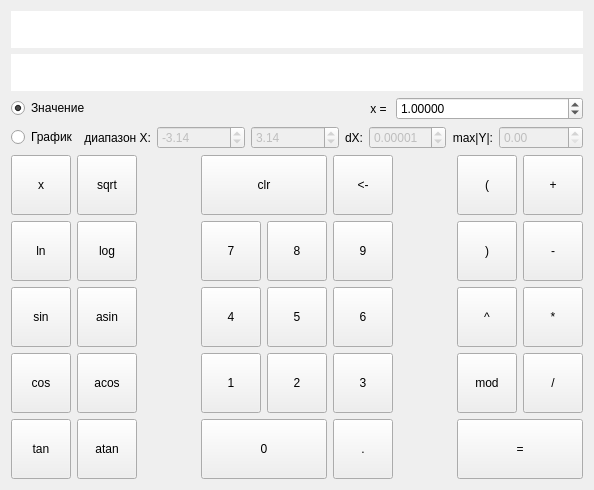
    <widget class="QWidget" name="tab">
     <attribute name="title">
      <string>SmartCalc v1.0</string>
     </attribute>
     <layout class="QGridLayout" name="gridLayout_2">
      <item row="2" column="0">
       <layout class="QHBoxLayout" name="horizontalLayout_3">
        <item>
         <widget class="QRadioButton" name="radioButton_2">
          <property name="enabled">
           <bool>true</bool>
          </property>
          <property name="text">
           <string>Значение</string>
          </property>
          <property name="checked">
           <bool>true</bool>
          </property>
          <attribute name="buttonGroup">
           <string notr="true">buttonGroup</string>
          </attribute>
         </widget>
        </item>
        <item>
         <widget class="QLabel" name="label">
          <property name="text">
           <string>x = </string>
          </property>
          <property name="alignment">
           <set>Qt::AlignRight|Qt::AlignTrailing|Qt::AlignVCenter</set>
          </property>
         </widget>
        </item>
        <item>
         <widget class="QDoubleSpinBox" name="doubleSpinBox">
          <property name="enabled">
           <bool>true</bool>
          </property>
          <property name="decimals">
           <number>5</number>
          </property>
          <property name="minimum">
           <double>-1000000.000000000000000</double>
          </property>
          <property name="maximum">
           <double>1000000.000000000000000</double>
          </property>
          <property name="singleStep">
           <double>0.500000000000000</double>
          </property>
          <property name="value">
           <double>1.000000000000000</double>
          </property>
         </widget>
        </item>
       </layout>
      </item>
      <item row="0" column="0">
       <widget class="QLineEdit" name="lineEdit">
        <property name="font">
         <font>
          <pointsize>20</pointsize>
         </font>
        </property>
        <property name="frame">
         <bool>false</bool>
        </property>
        <property name="alignment">
         <set>Qt::AlignRight|Qt::AlignTrailing|Qt::AlignVCenter</set>
        </property>
        <property name="readOnly">
         <bool>true</bool>
        </property>
       </widget>
      </item>
      <item row="4" column="0">
       <layout class="QGridLayout" name="gridLayout_3">
        <item row="1" column="0">
         <widget class="QPushButton" name="pushButton_ln">
          <property name="sizePolicy">
           <sizepolicy hsizetype="Fixed" vsizetype="Fixed">
            <horstretch>0</horstretch>
            <verstretch>0</verstretch>
           </sizepolicy>
          </property>
          <property name="minimumSize">
           <size>
            <width>60</width>
            <height>60</height>
           </size>
          </property>
          <property name="maximumSize">
           <size>
            <width>60</width>
            <height>60</height>
           </size>
          </property>
          <property name="text">
           <string>ln</string>
          </property>
         </widget>
        </item>
        <item row="3" column="1">
         <widget class="QPushButton" name="pushButton_acos">
          <property name="sizePolicy">
           <sizepolicy hsizetype="Fixed" vsizetype="Fixed">
            <horstretch>0</horstretch>
            <verstretch>0</verstretch>
           </sizepolicy>
          </property>
          <property name="minimumSize">
           <size>
            <width>60</width>
            <height>60</height>
           </size>
          </property>
          <property name="maximumSize">
           <size>
            <width>60</width>
            <height>60</height>
           </size>
          </property>
          <property name="text">
           <string>acos</string>
          </property>
         </widget>
        </item>
        <item row="0" column="7">
         <widget class="QPushButton" name="pushButton_open_bracket">
          <property name="sizePolicy">
           <sizepolicy hsizetype="Fixed" vsizetype="Fixed">
            <horstretch>0</horstretch>
            <verstretch>0</verstretch>
           </sizepolicy>
          </property>
          <property name="minimumSize">
           <size>
            <width>60</width>
            <height>60</height>
           </size>
          </property>
          <property name="maximumSize">
           <size>
            <width>60</width>
            <height>60</height>
           </size>
          </property>
          <property name="text">
           <string>(</string>
          </property>
         </widget>
        </item>
        <item row="0" column="0">
         <widget class="QPushButton" name="pushButton_x">
          <property name="sizePolicy">
           <sizepolicy hsizetype="Fixed" vsizetype="Fixed">
            <horstretch>0</horstretch>
            <verstretch>0</verstretch>
           </sizepolicy>
          </property>
          <property name="minimumSize">
           <size>
            <width>60</width>
            <height>60</height>
           </size>
          </property>
          <property name="maximumSize">
           <size>
            <width>60</width>
            <height>60</height>
           </size>
          </property>
          <property name="text">
           <string>x</string>
          </property>
         </widget>
        </item>
        <item row="3" column="8">
         <widget class="QPushButton" name="pushButton_div">
          <property name="sizePolicy">
           <sizepolicy hsizetype="Fixed" vsizetype="Fixed">
            <horstretch>0</horstretch>
            <verstretch>0</verstretch>
           </sizepolicy>
          </property>
          <property name="minimumSize">
           <size>
            <width>60</width>
            <height>60</height>
           </size>
          </property>
          <property name="maximumSize">
           <size>
            <width>60</width>
            <height>60</height>
           </size>
          </property>
          <property name="text">
           <string>/</string>
          </property>
         </widget>
        </item>
        <item row="0" column="5">
         <widget class="QPushButton" name="pushButton_back">
          <property name="sizePolicy">
           <sizepolicy hsizetype="Fixed" vsizetype="Fixed">
            <horstretch>0</horstretch>
            <verstretch>0</verstretch>
           </sizepolicy>
          </property>
          <property name="minimumSize">
           <size>
            <width>60</width>
            <height>60</height>
           </size>
          </property>
          <property name="maximumSize">
           <size>
            <width>60</width>
            <height>60</height>
           </size>
          </property>
          <property name="text">
           <string>&lt;-</string>
          </property>
         </widget>
        </item>
        <item row="2" column="1">
         <widget class="QPushButton" name="pushButton_asin">
          <property name="sizePolicy">
           <sizepolicy hsizetype="Fixed" vsizetype="Fixed">
            <horstretch>0</horstretch>
            <verstretch>0</verstretch>
           </sizepolicy>
          </property>
          <property name="minimumSize">
           <size>
            <width>60</width>
            <height>60</height>
           </size>
          </property>
          <property name="maximumSize">
           <size>
            <width>60</width>
            <height>60</height>
           </size>
          </property>
          <property name="text">
           <string>asin</string>
          </property>
         </widget>
        </item>
        <item row="3" column="4">
         <widget class="QPushButton" name="pushButton_num_2">
          <property name="sizePolicy">
           <sizepolicy hsizetype="Fixed" vsizetype="Fixed">
            <horstretch>0</horstretch>
            <verstretch>0</verstretch>
           </sizepolicy>
          </property>
          <property name="minimumSize">
           <size>
            <width>60</width>
            <height>60</height>
           </size>
          </property>
          <property name="maximumSize">
           <size>
            <width>60</width>
            <height>60</height>
           </size>
          </property>
          <property name="text">
           <string>2</string>
          </property>
         </widget>
        </item>
        <item row="3" column="7">
         <widget class="QPushButton" name="pushButton_mod">
          <property name="sizePolicy">
           <sizepolicy hsizetype="Fixed" vsizetype="Fixed">
            <horstretch>0</horstretch>
            <verstretch>0</verstretch>
           </sizepolicy>
          </property>
          <property name="minimumSize">
           <size>
            <width>60</width>
            <height>60</height>
           </size>
          </property>
          <property name="maximumSize">
           <size>
            <width>60</width>
            <height>60</height>
           </size>
          </property>
          <property name="text">
           <string>mod</string>
          </property>
         </widget>
        </item>
        <item row="1" column="6">
         <spacer name="horizontalSpacer">
          <property name="orientation">
           <enum>Qt::Horizontal</enum>
          </property>
          <property name="sizeHint" stdset="0">
           <size>
            <width>40</width>
            <height>20</height>
           </size>
          </property>
         </spacer>
        </item>
        <item row="2" column="4">
         <widget class="QPushButton" name="pushButton_num_5">
          <property name="sizePolicy">
           <sizepolicy hsizetype="Fixed" vsizetype="Fixed">
            <horstretch>0</horstretch>
            <verstretch>0</verstretch>
           </sizepolicy>
          </property>
          <property name="minimumSize">
           <size>
            <width>60</width>
            <height>60</height>
           </size>
          </property>
          <property name="maximumSize">
           <size>
            <width>60</width>
            <height>60</height>
           </size>
          </property>
          <property name="text">
           <string>5</string>
          </property>
         </widget>
        </item>
        <item row="2" column="0">
         <widget class="QPushButton" name="pushButton_sin">
          <property name="sizePolicy">
           <sizepolicy hsizetype="Fixed" vsizetype="Fixed">
            <horstretch>0</horstretch>
            <verstretch>0</verstretch>
           </sizepolicy>
          </property>
          <property name="minimumSize">
           <size>
            <width>60</width>
            <height>60</height>
           </size>
          </property>
          <property name="maximumSize">
           <size>
            <width>60</width>
            <height>60</height>
           </size>
          </property>
          <property name="text">
           <string>sin</string>
          </property>
         </widget>
        </item>
        <item row="4" column="3" colspan="2">
         <widget class="QPushButton" name="pushButton_num_0">
          <property name="maximumSize">
           <size>
            <width>16777215</width>
            <height>60</height>
           </size>
          </property>
          <property name="text">
           <string>0</string>
          </property>
         </widget>
        </item>
        <item row="3" column="5">
         <widget class="QPushButton" name="pushButton_num_3">
          <property name="sizePolicy">
           <sizepolicy hsizetype="Fixed" vsizetype="Fixed">
            <horstretch>0</horstretch>
            <verstretch>0</verstretch>
           </sizepolicy>
          </property>
          <property name="minimumSize">
           <size>
            <width>60</width>
            <height>60</height>
           </size>
          </property>
          <property name="maximumSize">
           <size>
            <width>60</width>
            <height>60</height>
           </size>
          </property>
          <property name="text">
           <string>3</string>
          </property>
         </widget>
        </item>
        <item row="4" column="7" colspan="2">
         <widget class="QPushButton" name="pushButton_answer">
          <property name="maximumSize">
           <size>
            <width>16777215</width>
            <height>60</height>
           </size>
          </property>
          <property name="text">
           <string>=</string>
          </property>
         </widget>
        </item>
        <item row="1" column="1">
         <widget class="QPushButton" name="pushButton_log">
          <property name="sizePolicy">
           <sizepolicy hsizetype="Fixed" vsizetype="Fixed">
            <horstretch>0</horstretch>
            <verstretch>0</verstretch>
           </sizepolicy>
          </property>
          <property name="minimumSize">
           <size>
            <width>60</width>
            <height>60</height>
           </size>
          </property>
          <property name="maximumSize">
           <size>
            <width>60</width>
            <height>60</height>
           </size>
          </property>
          <property name="text">
           <string>log</string>
          </property>
         </widget>
        </item>
        <item row="4" column="5">
         <widget class="QPushButton" name="pushButton_dot">
          <property name="sizePolicy">
           <sizepolicy hsizetype="Fixed" vsizetype="Fixed">
            <horstretch>0</horstretch>
            <verstretch>0</verstretch>
           </sizepolicy>
          </property>
          <property name="minimumSize">
           <size>
            <width>60</width>
            <height>60</height>
           </size>
          </property>
          <property name="maximumSize">
           <size>
            <width>60</width>
            <height>60</height>
           </size>
          </property>
          <property name="text">
           <string>.</string>
          </property>
         </widget>
        </item>
        <item row="4" column="1">
         <widget class="QPushButton" name="pushButton_atan">
          <property name="sizePolicy">
           <sizepolicy hsizetype="Fixed" vsizetype="Fixed">
            <horstretch>0</horstretch>
            <verstretch>0</verstretch>
           </sizepolicy>
          </property>
          <property name="minimumSize">
           <size>
            <width>60</width>
            <height>60</height>
           </size>
          </property>
          <property name="maximumSize">
           <size>
            <width>60</width>
            <height>60</height>
           </size>
          </property>
          <property name="text">
           <string>atan</string>
          </property>
         </widget>
        </item>
        <item row="2" column="3">
         <widget class="QPushButton" name="pushButton_num_4">
          <property name="sizePolicy">
           <sizepolicy hsizetype="Fixed" vsizetype="Fixed">
            <horstretch>0</horstretch>
            <verstretch>0</verstretch>
           </sizepolicy>
          </property>
          <property name="minimumSize">
           <size>
            <width>60</width>
            <height>60</height>
           </size>
          </property>
          <property name="maximumSize">
           <size>
            <width>60</width>
            <height>60</height>
           </size>
          </property>
          <property name="text">
           <string>4</string>
          </property>
         </widget>
        </item>
        <item row="0" column="2">
         <spacer name="horizontalSpacer_2">
          <property name="orientation">
           <enum>Qt::Horizontal</enum>
          </property>
          <property name="sizeHint" stdset="0">
           <size>
            <width>40</width>
            <height>20</height>
           </size>
          </property>
         </spacer>
        </item>
        <item row="1" column="4">
         <widget class="QPushButton" name="pushButton_num_8">
          <property name="sizePolicy">
           <sizepolicy hsizetype="Fixed" vsizetype="Fixed">
            <horstretch>0</horstretch>
            <verstretch>0</verstretch>
           </sizepolicy>
          </property>
          <property name="minimumSize">
           <size>
            <width>60</width>
            <height>60</height>
           </size>
          </property>
          <property name="maximumSize">
           <size>
            <width>60</width>
            <height>60</height>
           </size>
          </property>
          <property name="text">
           <string>8</string>
          </property>
         </widget>
        </item>
        <item row="1" column="8">
         <widget class="QPushButton" name="pushButton_sub">
          <property name="sizePolicy">
           <sizepolicy hsizetype="Fixed" vsizetype="Fixed">
            <horstretch>0</horstretch>
            <verstretch>0</verstretch>
           </sizepolicy>
          </property>
          <property name="minimumSize">
           <size>
            <width>60</width>
            <height>60</height>
           </size>
          </property>
          <property name="maximumSize">
           <size>
            <width>60</width>
            <height>60</height>
           </size>
          </property>
          <property name="text">
           <string>-</string>
          </property>
         </widget>
        </item>
        <item row="2" column="8">
         <widget class="QPushButton" name="pushButton_mul">
          <property name="sizePolicy">
           <sizepolicy hsizetype="Fixed" vsizetype="Fixed">
            <horstretch>0</horstretch>
            <verstretch>0</verstretch>
           </sizepolicy>
          </property>
          <property name="minimumSize">
           <size>
            <width>60</width>
            <height>60</height>
           </size>
          </property>
          <property name="maximumSize">
           <size>
            <width>60</width>
            <height>60</height>
           </size>
          </property>
          <property name="text">
           <string>*</string>
          </property>
         </widget>
        </item>
        <item row="1" column="7">
         <widget class="QPushButton" name="pushButton_close_bracket">
          <property name="sizePolicy">
           <sizepolicy hsizetype="Fixed" vsizetype="Fixed">
            <horstretch>0</horstretch>
            <verstretch>0</verstretch>
           </sizepolicy>
          </property>
          <property name="minimumSize">
           <size>
            <width>60</width>
            <height>60</height>
           </size>
          </property>
          <property name="maximumSize">
           <size>
            <width>60</width>
            <height>60</height>
           </size>
          </property>
          <property name="text">
           <string>)</string>
          </property>
         </widget>
        </item>
        <item row="1" column="5">
         <widget class="QPushButton" name="pushButton_num_9">
          <property name="sizePolicy">
           <sizepolicy hsizetype="Fixed" vsizetype="Fixed">
            <horstretch>0</horstretch>
            <verstretch>0</verstretch>
           </sizepolicy>
          </property>
          <property name="minimumSize">
           <size>
            <width>60</width>
            <height>60</height>
           </size>
          </property>
          <property name="maximumSize">
           <size>
            <width>60</width>
            <height>60</height>
           </size>
          </property>
          <property name="text">
           <string>9</string>
          </property>
         </widget>
        </item>
        <item row="0" column="1">
         <widget class="QPushButton" name="pushButton_sqrt">
          <property name="sizePolicy">
           <sizepolicy hsizetype="Fixed" vsizetype="Fixed">
            <horstretch>0</horstretch>
            <verstretch>0</verstretch>
           </sizepolicy>
          </property>
          <property name="minimumSize">
           <size>
            <width>60</width>
            <height>60</height>
           </size>
          </property>
          <property name="maximumSize">
           <size>
            <width>60</width>
            <height>60</height>
           </size>
          </property>
          <property name="text">
           <string>sqrt</string>
          </property>
         </widget>
        </item>
        <item row="0" column="3" colspan="2">
         <widget class="QPushButton" name="pushButton_clr">
          <property name="maximumSize">
           <size>
            <width>16777215</width>
            <height>60</height>
           </size>
          </property>
          <property name="text">
           <string>clr</string>
          </property>
         </widget>
        </item>
        <item row="0" column="8">
         <widget class="QPushButton" name="pushButton_sum">
          <property name="sizePolicy">
           <sizepolicy hsizetype="Fixed" vsizetype="Fixed">
            <horstretch>0</horstretch>
            <verstretch>0</verstretch>
           </sizepolicy>
          </property>
          <property name="minimumSize">
           <size>
            <width>60</width>
            <height>60</height>
           </size>
          </property>
          <property name="maximumSize">
           <size>
            <width>60</width>
            <height>60</height>
           </size>
          </property>
          <property name="text">
           <string>+</string>
          </property>
         </widget>
        </item>
        <item row="3" column="0">
         <widget class="QPushButton" name="pushButton_cos">
          <property name="sizePolicy">
           <sizepolicy hsizetype="Fixed" vsizetype="Fixed">
            <horstretch>0</horstretch>
            <verstretch>0</verstretch>
           </sizepolicy>
          </property>
          <property name="minimumSize">
           <size>
            <width>60</width>
            <height>60</height>
           </size>
          </property>
          <property name="maximumSize">
           <size>
            <width>60</width>
            <height>60</height>
           </size>
          </property>
          <property name="text">
           <string>cos</string>
          </property>
         </widget>
        </item>
        <item row="2" column="5">
         <widget class="QPushButton" name="pushButton_num_6">
          <property name="sizePolicy">
           <sizepolicy hsizetype="Fixed" vsizetype="Fixed">
            <horstretch>0</horstretch>
            <verstretch>0</verstretch>
           </sizepolicy>
          </property>
          <property name="minimumSize">
           <size>
            <width>60</width>
            <height>60</height>
           </size>
          </property>
          <property name="maximumSize">
           <size>
            <width>60</width>
            <height>60</height>
           </size>
          </property>
          <property name="text">
           <string>6</string>
          </property>
         </widget>
        </item>
        <item row="4" column="0">
         <widget class="QPushButton" name="pushButton_tan">
          <property name="sizePolicy">
           <sizepolicy hsizetype="Fixed" vsizetype="Fixed">
            <horstretch>0</horstretch>
            <verstretch>0</verstretch>
           </sizepolicy>
          </property>
          <property name="minimumSize">
           <size>
            <width>60</width>
            <height>60</height>
           </size>
          </property>
          <property name="maximumSize">
           <size>
            <width>60</width>
            <height>60</height>
           </size>
          </property>
          <property name="text">
           <string>tan</string>
          </property>
         </widget>
        </item>
        <item row="2" column="7">
         <widget class="QPushButton" name="pushButton_degree">
          <property name="sizePolicy">
           <sizepolicy hsizetype="Fixed" vsizetype="Fixed">
            <horstretch>0</horstretch>
            <verstretch>0</verstretch>
           </sizepolicy>
          </property>
          <property name="minimumSize">
           <size>
            <width>60</width>
            <height>60</height>
           </size>
          </property>
          <property name="maximumSize">
           <size>
            <width>60</width>
            <height>60</height>
           </size>
          </property>
          <property name="text">
           <string>^</string>
          </property>
         </widget>
        </item>
        <item row="3" column="3">
         <widget class="QPushButton" name="pushButton_num_1">
          <property name="sizePolicy">
           <sizepolicy hsizetype="Fixed" vsizetype="Fixed">
            <horstretch>0</horstretch>
            <verstretch>0</verstretch>
           </sizepolicy>
          </property>
          <property name="minimumSize">
           <size>
            <width>60</width>
            <height>60</height>
           </size>
          </property>
          <property name="maximumSize">
           <size>
            <width>60</width>
            <height>60</height>
           </size>
          </property>
          <property name="text">
           <string>1</string>
          </property>
         </widget>
        </item>
        <item row="1" column="3">
         <widget class="QPushButton" name="pushButton_num_7">
          <property name="sizePolicy">
           <sizepolicy hsizetype="Fixed" vsizetype="Fixed">
            <horstretch>0</horstretch>
            <verstretch>0</verstretch>
           </sizepolicy>
          </property>
          <property name="minimumSize">
           <size>
            <width>60</width>
            <height>60</height>
           </size>
          </property>
          <property name="maximumSize">
           <size>
            <width>60</width>
            <height>60</height>
           </size>
          </property>
          <property name="text">
           <string>7</string>
          </property>
         </widget>
        </item>
       </layout>
      </item>
      <item row="1" column="0">
       <widget class="QLineEdit" name="lineEdit_2">
        <property name="font">
         <font>
          <pointsize>20</pointsize>
         </font>
        </property>
        <property name="frame">
         <bool>false</bool>
        </property>
        <property name="alignment">
         <set>Qt::AlignRight|Qt::AlignTrailing|Qt::AlignVCenter</set>
        </property>
        <property name="readOnly">
         <bool>true</bool>
        </property>
       </widget>
      </item>
      <item row="3" column="0">
       <layout class="QHBoxLayout" name="horizontalLayout_4">
        <item>
         <widget class="QRadioButton" name="radioButton">
          <property name="enabled">
           <bool>true</bool>
          </property>
          <property name="text">
           <string>График</string>
          </property>
          <property name="checked">
           <bool>false</bool>
          </property>
          <attribute name="buttonGroup">
           <string notr="true">buttonGroup</string>
          </attribute>
         </widget>
        </item>
        <item>
         <widget class="QLabel" name="label_2">
          <property name="text">
           <string>диапазон Х:</string>
          </property>
          <property name="alignment">
           <set>Qt::AlignRight|Qt::AlignTrailing|Qt::AlignVCenter</set>
          </property>
         </widget>
        </item>
        <item>
         <widget class="QDoubleSpinBox" name="doubleSpinBox_2">
          <property name="enabled">
           <bool>false</bool>
          </property>
          <property name="minimum">
           <double>-100000.000000000000000</double>
          </property>
          <property name="maximum">
           <double>100000.000000000000000</double>
          </property>
          <property name="singleStep">
           <double>0.100000000000000</double>
          </property>
          <property name="value">
           <double>-3.140000000000000</double>
          </property>
         </widget>
        </item>
        <item>
         <widget class="QDoubleSpinBox" name="doubleSpinBox_3">
          <property name="enabled">
           <bool>false</bool>
          </property>
          <property name="minimum">
           <double>-100000.000000000000000</double>
          </property>
          <property name="maximum">
           <double>1000000.000000000000000</double>
          </property>
          <property name="singleStep">
           <double>0.100000000000000</double>
          </property>
          <property name="value">
           <double>3.140000000000000</double>
          </property>
         </widget>
        </item>
        <item>
         <widget class="QLabel" name="label_3">
          <property name="text">
           <string>dХ:</string>
          </property>
          <property name="alignment">
           <set>Qt::AlignRight|Qt::AlignTrailing|Qt::AlignVCenter</set>
          </property>
         </widget>
        </item>
        <item>
         <widget class="QDoubleSpinBox" name="doubleSpinBox_4">
          <property name="enabled">
           <bool>false</bool>
          </property>
          <property name="decimals">
           <number>5</number>
          </property>
          <property name="minimum">
           <double>0.000000000000000</double>
          </property>
          <property name="maximum">
           <double>10.000000000000000</double>
          </property>
          <property name="singleStep">
           <double>0.010000000000000</double>
          </property>
          <property name="value">
           <double>0.000010000000000</double>
          </property>
         </widget>
        </item>
        <item>
         <widget class="QLabel" name="label_4">
          <property name="text">
           <string>max|Y|:</string>
          </property>
          <property name="alignment">
           <set>Qt::AlignRight|Qt::AlignTrailing|Qt::AlignVCenter</set>
          </property>
         </widget>
        </item>
        <item>
         <widget class="QDoubleSpinBox" name="doubleSpinBox_5">
          <property name="enabled">
           <bool>false</bool>
          </property>
          <property name="minimum">
           <double>0.000000000000000</double>
          </property>
          <property name="maximum">
           <double>100000.000000000000000</double>
          </property>
          <property name="singleStep">
           <double>0.100000000000000</double>
          </property>
          <property name="value">
           <double>0.000000000000000</double>
          </property>
         </widget>
        </item>
       </layout>
      </item>
     </layout>
    </widget>
